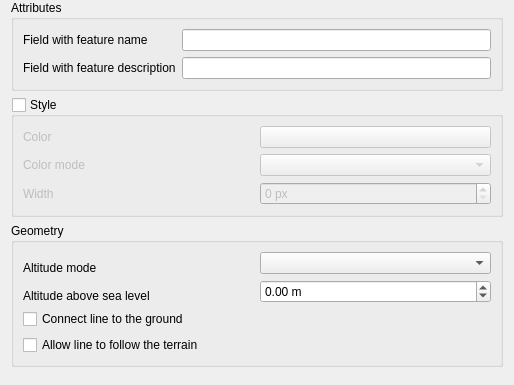
             <widget class="QWidget" name="scrollAreaWidgetContents_3">
              <property name="geometry">
               <rect>
                <x>0</x>
                <y>-20</y>
                <width>514</width>
                <height>385</height>
               </rect>
              </property>
              <layout class="QVBoxLayout" name="verticalLayout_15">
               <property name="topMargin">
                <number>0</number>
               </property>
               <property name="bottomMargin">
                <number>0</number>
               </property>
               <item>
                <widget class="QgsCollapsibleGroupBox" name="grpLineAttributes">
                 <property name="title">
                  <string>Attributes</string>
                 </property>
                 <layout class="QGridLayout" name="gridLayout_11">
                  <item row="1" column="3">
                   <widget class="QLineEdit" name="leLineDescription"/>
                  </item>
                  <item row="0" column="3">
                   <widget class="QLineEdit" name="leLineName"/>
                  </item>
                  <item row="1" column="2">
                   <widget class="QLabel" name="label_23">
                    <property name="text">
                     <string>Field with feature description</string>
                    </property>
                   </widget>
                  </item>
                  <item row="0" column="2">
                   <widget class="QLabel" name="label_20">
                    <property name="text">
                     <string>Field with feature name</string>
                    </property>
                   </widget>
                  </item>
                 </layout>
                </widget>
               </item>
               <item>
                <widget class="QgsCollapsibleGroupBox" name="grpLineStyle">
                 <property name="title">
                  <string>Style</string>
                 </property>
                 <property name="checkable">
                  <bool>true</bool>
                 </property>
                 <property name="checked">
                  <bool>false</bool>
                 </property>
                 <property name="saveCollapsedState" stdset="0">
                  <bool>true</bool>
                 </property>
                 <property name="saveCheckedState" stdset="0">
                  <bool>true</bool>
                 </property>
                 <property name="collapsed" stdset="0">
                  <bool>false</bool>
                 </property>
                 <layout class="QGridLayout" name="gridLayout_3">
                  <item row="0" column="0">
                   <widget class="QLabel" name="label_6">
                    <property name="text">
                     <string>Color</string>
                    </property>
                   </widget>
                  </item>
                  <item row="0" column="1">
                   <widget class="QgsColorButton" name="btnLineColor">
                    <property name="sizePolicy">
                     <sizepolicy hsizetype="Preferred" vsizetype="Fixed">
                      <horstretch>0</horstretch>
                      <verstretch>0</verstretch>
                     </sizepolicy>
                    </property>
                    <property name="text">
                     <string/>
                    </property>
                    <property name="allowOpacity" stdset="0">
                     <bool>true</bool>
                    </property>
                   </widget>
                  </item>
                  <item row="1" column="0">
                   <widget class="QLabel" name="label_7">
                    <property name="text">
                     <string>Color mode</string>
                    </property>
                   </widget>
                  </item>
                  <item row="1" column="1">
                   <widget class="QComboBox" name="cmbLineColorMode"/>
                  </item>
                  <item row="2" column="0">
                   <widget class="QLabel" name="label_8">
                    <property name="text">
                     <string>Width</string>
                    </property>
                   </widget>
                  </item>
                  <item row="2" column="1">
                   <widget class="QSpinBox" name="spnLineWidth">
                    <property name="sizePolicy">
                     <sizepolicy hsizetype="Preferred" vsizetype="Fixed">
                      <horstretch>0</horstretch>
                      <verstretch>0</verstretch>
                     </sizepolicy>
                    </property>
                    <property name="suffix">
                     <string> px</string>
                    </property>
                   </widget>
                  </item>
                 </layout>
                </widget>
               </item>
               <item>
                <widget class="QgsCollapsibleGroupBox" name="grpLineGeometry">
                 <property name="title">
                  <string>Geometry</string>
                 </property>
                 <property name="collapsed" stdset="0">
                  <bool>false</bool>
                 </property>
                 <property name="saveCollapsedState" stdset="0">
                  <bool>true</bool>
                 </property>
                 <property name="saveCheckedState" stdset="0">
                  <bool>false</bool>
                 </property>
                 <layout class="QGridLayout" name="gridLayout_4">
                  <item row="0" column="1">
                   <widget class="QComboBox" name="cmbLineAltitudeMode"/>
                  </item>
                  <item row="0" column="0" rowspan="2">
                   <widget class="QLabel" name="label_9">
                    <property name="text">
                     <string>Altitude mode</string>
                    </property>
                   </widget>
                  </item>
                  <item row="2" column="0">
                   <widget class="QLabel" name="label_10">
                    <property name="text">
                     <string>Altitude above sea level</string>
                    </property>
                   </widget>
                  </item>
                  <item row="1" column="1" rowspan="2">
                   <widget class="QDoubleSpinBox" name="spnLineAltitude">
                    <property name="sizePolicy">
                     <sizepolicy hsizetype="Preferred" vsizetype="Fixed">
                      <horstretch>0</horstretch>
                      <verstretch>0</verstretch>
                     </sizepolicy>
                    </property>
                    <property name="suffix">
                     <string> m</string>
                    </property>
                    <property name="decimals">
                     <number>2</number>
                    </property>
                    <property name="minimum">
                     <double>-9999999.990000000223517</double>
                    </property>
                    <property name="maximum">
                     <double>9999999.990000000223517</double>
                    </property>
                    <property name="value">
                     <double>0.000000000000000</double>
                    </property>
                   </widget>
                  </item>
                  <item row="3" column="0" colspan="2">
                   <widget class="QCheckBox" name="chkLineConnect">
                    <property name="text">
                     <string>Connect line to the ground</string>
                    </property>
                   </widget>
                  </item>
                  <item row="4" column="0" colspan="2">
                   <widget class="QCheckBox" name="chkLineFollow">
                    <property name="text">
                     <string>Allow line to follow the terrain</string>
                    </property>
                   </widget>
                  </item>
                 </layout>
                </widget>
               </item>
               <item>
                <spacer name="verticalSpacer_2">
                 <property name="orientation">
                  <enum>Qt::Vertical</enum>
                 </property>
                 <property name="sizeHint" stdset="0">
                  <size>
                   <width>20</width>
                   <height>40</height>
                  </size>
                 </property>
                </spacer>
               </item>
              </layout>
             </widget>
